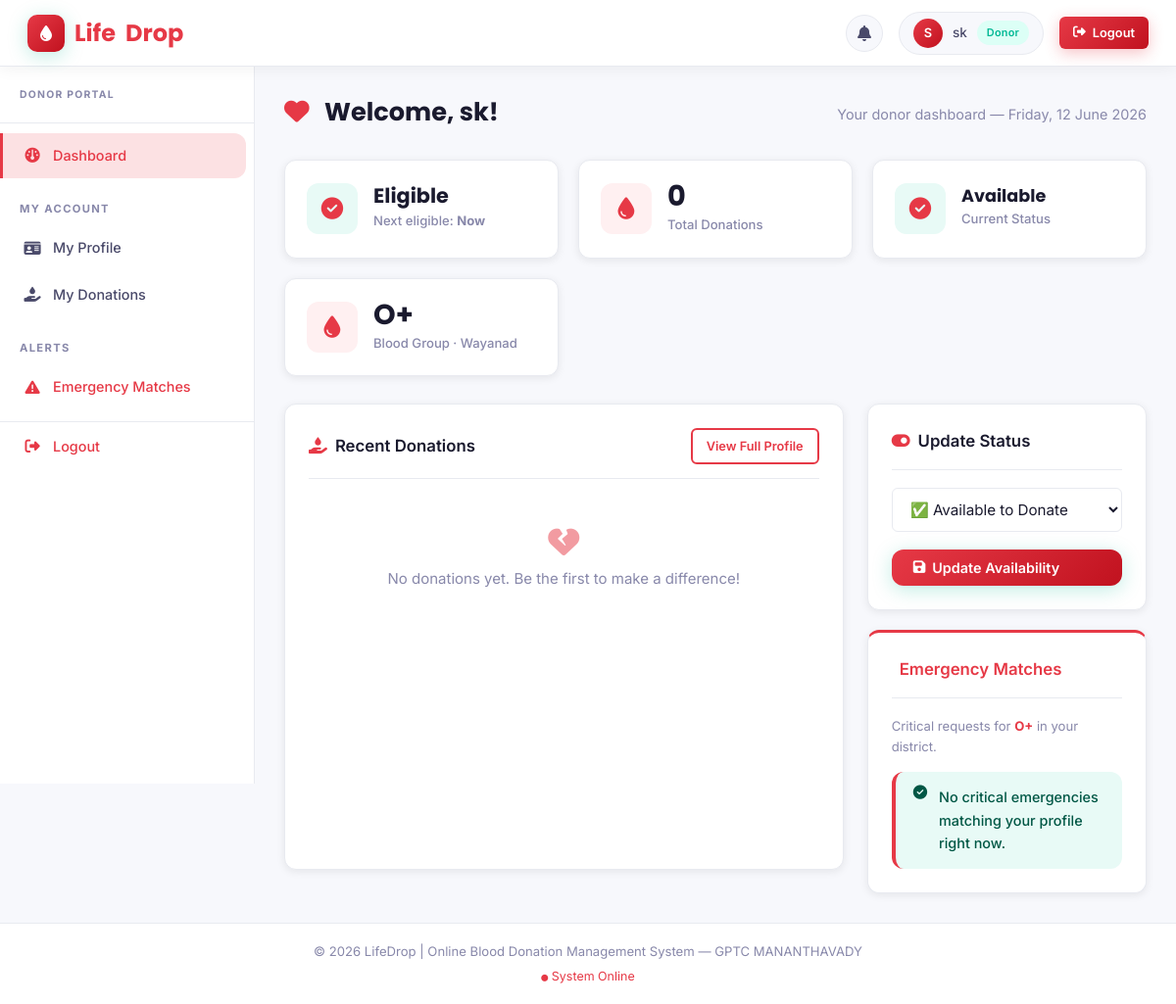
The page /donor/dashboard.php (signed in) on the database its author committed.
### tables this page shows
CREATE TABLE `donor` (
  `Donor_ID` int(11) NOT NULL,
  `Name` varchar(100) NOT NULL,
  `Age` int(11) DEFAULT NULL,
  `Gender` enum('Male','Female','Other') DEFAULT NULL,
  `Blood_Group` varchar(5) NOT NULL,
  `Phone` varchar(20) DEFAULT NULL,
  `Email` varchar(100) NOT NULL,
  `District` varchar(50) DEFAULT NULL,
  `Availability_Status` enum('Available','Unavailable') DEFAULT 'Available',
  `Last_Donation_Date` date DEFAULT NULL,
  `Password` varchar(255) NOT NULL,
  `Status` enum('Pending','Approved','Rejected') DEFAULT 'Pending',
  `Created_At` timestamp NOT NULL DEFAULT current_timestamp()
);

### donor/dashboard.php (the view, shortened to what this page needs)
<?php
require_once dirname(__DIR__) . '/includes/header.php';
$donor_id = $_SESSION['user_id'];
try {
    $stmt = $pdo->prepare("SELECT * FROM DONOR WHERE Donor_ID = ?");
    $stmt->execute([$donor_id]);
    $donor = $stmt->fetch(PDO::FETCH_ASSOC);
    $hist_stmt = $pdo->prepare("SELECT d.Donation_ID, d.Donation_Date, d.Donation_Status, h.Hospital_Name
                                 FROM DONATION d
                                 LEFT JOIN HOSPITAL h ON d.Hospital_ID = h.Hospital_ID
                                 WHERE d.Donor_ID = ?
                                 ORDER BY d.Donation_Date DESC LIMIT 5");
    $hist_stmt->execute([$donor_id]);
    $history = $hist_stmt->fetchAll(PDO::FETCH_ASSOC);
    $emerg_stmt = $pdo->prepare("SELECT * FROM BLOOD_REQUEST
                                 WHERE Blood_Group = ? AND District = ? AND Emergency_Status = 'Critical' AND Status = 'Pending'
                                 ORDER BY Request_Date DESC LIMIT 3");
    $emerg_stmt->execute([$donor['Blood_Group'], $donor['District']]);
    $emergencies = $emerg_stmt->fetchAll(PDO::FETCH_ASSOC);
} catch (PDOException $e) {
    die("Database Error: A system error occurred. Please try again later.");
}
$eligible_to_donate = true;
$next_eligible_date = "Now";
?>
<div class="page-header">
    <h2>
        <i class="fa-solid fa-heart" style="color:var(--accent-red); margin-right:10px;"></i>
        Welcome, <?php echo htmlspecialchars($donor['Name']); ?>!
    </h2>
    <p>Your donor dashboard — <?php echo date('l, d F Y'); ?></p>
</div>
<div class="dashboard-grid">
    <div class="kpi-card">
        <div class="kpi-icon <?php echo $eligible_to_donate ? 'green' : 'orange'; ?>">
            <i class="fa-solid fa-<?php echo $eligible_to_donate ? 'check-circle' : 'clock'; ?>"></i>
        </div>
        <div class="kpi-info">
            <h3 style="font-size:1.3rem;"><?php echo $eligible_to_donate ? 'Eligible' : 'Wait'; ?></h3>
            <p>Next eligible: <strong><?php echo $next_eligible_date; ?></strong></p>
        </div>
    </div>
    <div class="kpi-card">
        <div class="kpi-icon red"><i class="fa-solid fa-droplet"></i></div>
        <div class="kpi-info">
            <h3><?php echo count($history); ?></h3>
            <p>Total Donations</p>
        </div>
    </div>
    <div class="kpi-card">
        <div class="kpi-icon <?php echo $donor['Availability_Status'] === 'Available' ? 'green' : 'orange'; ?>">
            <i
                class="fa-solid fa-<?php echo $donor['Availability_Status'] === 'Available' ? 'circle-check' : 'pause-circle'; ?>"></i>
        </div>
        <div class="kpi-info">
            <h3 style="font-size:1.1rem;"><?php echo htmlspecialchars($donor['Availability_Status']); ?></h3>
            <p>Current Status</p>
        </div>
    </div>
    <div class="kpi-card">
        <div class="kpi-icon red"><i class="fa-solid fa-tint"></i></div>
        <div class="kpi-info">
            <h3><?php echo htmlspecialchars($donor['Blood_Group']); ?></h3>
            <p>Blood Group · <?php echo htmlspecialchars($donor['District']); ?></p>
        </div>
    </div>
</div>
<div style="display:grid; grid-template-columns:2fr 1fr; gap:24px;">
    <div class="card">
        <div class="card-header">
            <span class="card-title"><i class="fa-solid fa-hand-holding-droplet"
                    style="color:var(--accent-red);margin-right:8px;"></i>Recent Donations</span>
            <a href="profile.php" class="btn btn-outline btn-sm">View Full Profile</a>
        </div>
        <?php if (count($history) > 0): ?>
            <div class="table-responsive">
                <table class="table">
                    <thead>
                        <tr>
                            <th>Date</th>
                            <th>Hospital</th>
                            <th>Status</th>
                        </tr>
                    </thead>
                    <tbody>
                        <?php foreach ($history as $record): ?>
                            <tr>
                                <td><?php echo date('M d, Y', strtotime($record['Donation_Date'])); ?></td>
                                <td><?php echo htmlspecialchars($record['Hospital_Name'] ?: 'System Record'); ?></td>
                                <td>
                                    <?php
                                    $s = $record['Donation_Status'];
                                    $cls = $s === 'Completed' ? 'badge-success' : ($s === 'Scheduled' ? 'badge-pending' : 'badge-info');
                                    echo "<span class='badge $cls'>$s</span>";
                                    ?>
                                </td>
                            </tr>
                        <?php endforeach; ?>
                    </tbody>
                </table>
            </div>
        <?php else: ?>
            <div style="text-align:center; padding:30px; color:var(--text-muted);">
                <i class="fa-solid fa-heart-crack"
                    style="font-size:2rem; color:var(--accent-red); margin-bottom:10px; display:block; opacity:0.5;"></i>
                No donations yet. Be the first to make a difference!
            </div>
        <?php endif; ?>
    </div>
    <div style="display:flex; flex-direction:column; gap:20px;">
        <div class="card" style="margin-bottom:0;">
            <div class="card-header">
                <span class="card-title"><i class="fa-solid fa-toggle-on"
                        style="color:var(--primary);margin-right:8px;"></i>Update Status</span>
            </div>
            <form method="POST">
                <div class="form-group">
                    <select name="availability_status" class="form-control">
                        <option value="Available" <?php echo $donor['Availability_Status'] === 'Available' ? 'selected' : ''; ?>>✅ Available to Donate</option>
                    </select>
                </div>
                <button type="submit" name="toggle_availability" class="btn btn-primary" style="width:100%;">
                    <i class="fa-solid fa-save"></i> Update Availability
                </button>
            </form>
        </div>
        <div class="card" style="margin-bottom:0; border-top:3px solid var(--accent-red);">
            <div class="card-header">
                <span class="card-title" style="color:var(--accent-red);">
                    <i class="fa-solid fa-siren-on" style="margin-right:8px;"></i>Emergency Matches
                </span>
            </div>
            <p style="font-size:0.82rem; color:var(--text-muted); margin-bottom:14px;">
                Critical requests for <strong
                    style="color:var(--accent-red);"><?php echo $donor['Blood_Group']; ?></strong> in your district.
            </p>
            <?php if (count($emergencies) > 0): ?>
                <?php foreach ($emergencies as $em): ?>
                    <div
                        style="padding:12px; background:var(--accent-red-light); border-radius:var(--radius-sm); margin-bottom:10px; border-left:3px solid var(--accent-red);">
                        <strong style="color:var(--accent-red); font-size:0.88rem;">🩸 <?php echo $em['Quantity']; ?> unit(s)
                            needed urgently</strong><br>
                        <span style="font-size:0.8rem; color:var(--text-muted);">
                            📍 <?php echo htmlspecialchars($em['District']); ?> &nbsp;·&nbsp;
                            <?php echo date('M d, g:i a', strtotime($em['Request_Date'])); ?>
                        </span>
                    </div>
                <?php endforeach; ?>
            <?php else: ?>
                <div class="alert alert-success" style="margin:0;">
                    <i class="fa-solid fa-circle-check"></i> No critical emergencies matching your profile right now.
                </div>
            <?php endif; ?>
        </div>
    </div>
</div>
<?php require_once dirname(__DIR__) . '/includes/footer.php'; ?>

### assets/css/style.css (style rules this page uses)
:root { --primary: #e63946; --primary-dark: #c1121f; --primary-light: #fff0f1; --primary-glow: rgba(230, 57, 70, 0.15); --accent-red: #e63946; --accent-red-dark: #c1121f; --accent-red-light: #fff0f1; --text-dark: #1a1a2e; --text-body: #4a4a6a; --text-muted: #8888aa; --bg-page: #f7f8fc; --bg-card: #ffffff; --border: #e8eaf0; --success: #00b894; --warning: #f39c12; --danger: #e63946; --info: #0984e3; --shadow-xs: 0 1px 3px rgba(0, 0, 0, 0.06); --shadow-sm: 0 2px 8px rgba(0, 0, 0, 0.08); --shadow-md: 0 4px 20px rgba(0, 0, 0, 0.10); --shadow-lg: 0 8px 40px rgba(0, 0, 0, 0.12); --shadow-primary: 0 4px 20px rgba(0, 184, 148, 0.25); --sidebar-w: 260px; --topbar-h: 68px; --radius-sm: 6px; --radius-md: 12px; --radius-lg: 20px; --radius-xl: 30px; --transition: all 0.25s cubic-bezier(0.4, 0, 0.2, 1); }
*, *::before, *::after { margin: 0; padding: 0; box-sizing: border-box; }
html { scroll-behavior: smooth; }
body { font-family: 'Inter', 'Segoe UI', sans-serif; background-color: var(--bg-page); color: var(--text-body); line-height: 1.65; font-size: 15px; }
h1, h2, h3, h4, h5 { font-family: 'Poppins', sans-serif; color: var(--text-dark); line-height: 1.3; }
a { color: var(--primary); text-decoration: none; transition: var(--transition); }
.btn { display: inline-flex; align-items: center; gap: 7px; padding: 10px 22px; font-family: 'Inter', sans-serif; font-size: 0.9rem; font-weight: 600; border: none; border-radius: var(--radius-md); cursor: pointer; text-decoration: none; transition: var(--transition); white-space: nowrap; }
.btn-primary { background: linear-gradient(135deg, var(--primary), var(--primary-dark)); color: white; box-shadow: var(--shadow-primary); }
.btn-outline { background: transparent; color: var(--primary); border: 2px solid var(--primary); }
.btn-sm { padding: 6px 14px; font-size: 0.8rem; border-radius: var(--radius-sm); }
.card { background: var(--bg-card); border-radius: var(--radius-md); border: 1px solid var(--border); padding: 24px; margin-bottom: 24px; box-shadow: var(--shadow-sm); transition: var(--transition); }
.card-header { display: flex; align-items: center; justify-content: space-between; border-bottom: 1px solid var(--border); padding-bottom: 14px; margin-bottom: 18px; }
.card-title { font-size: 1.05rem; font-weight: 600; color: var(--text-dark); }
.dashboard-grid { display: grid; grid-template-columns: repeat(auto-fit, minmax(220px, 1fr)); gap: 20px; margin-bottom: 28px; }
.kpi-card { background: var(--bg-card); border-radius: var(--radius-md); padding: 22px; box-shadow: var(--shadow-sm); border: 1px solid var(--border); display: flex; align-items: center; gap: 16px; transition: var(--transition); position: relative; overflow: hidden; }
.kpi-card::before { content: ''; position: absolute; top: 0; right: 0; width: 80px; height: 80px; border-radius: 50%; opacity: 0.07; transform: translate(20px, -20px); }
.kpi-icon { width: 52px; height: 52px; border-radius: var(--radius-md); display: flex; align-items: center; justify-content: center; font-size: 1.4rem; flex-shrink: 0; }
.kpi-icon.green { background: #e8faf6; color: var(--primary); }
.kpi-icon.red { background: #fff0f1; color: var(--accent-red); }
.kpi-info h3 { font-size: 1.8rem; font-weight: 700; color: var(--text-dark); margin: 0; line-height: 1; }
.kpi-info p { font-size: 0.82rem; color: var(--text-muted); margin-top: 4px; font-weight: 500; }
.form-group { margin-bottom: 18px; }
.form-control { width: 100%; padding: 11px 14px; border: 1.5px solid var(--border); border-radius: var(--radius-sm); font-size: 0.95rem; font-family: 'Inter', sans-serif; color: var(--text-dark); background: #fff; transition: var(--transition); outline: none; }
.form-control::placeholder { color: var(--text-muted); }
select.form-control { cursor: pointer; }
.alert { display: flex; align-items: flex-start; gap: 12px; padding: 14px 18px; border-radius: var(--radius-md); margin-bottom: 18px; font-size: 0.9rem; font-weight: 500; }
.alert-success { background: #e8faf6; color: #005745; border-left: 4px solid var(--primary); }
.page-header { margin-bottom: 28px; display: flex; align-items: center; justify-content: space-between; flex-wrap: wrap; gap: 12px; }
.page-header h2 { font-size: 1.6rem; font-weight: 700; color: var(--text-dark); margin-bottom: 4px; }
.page-header p { color: var(--text-muted); font-size: 0.9rem; }

### rows shown on the page
donor: Name "sk", Availability_Status "Available", Blood_Group "O+", District "Wayanad", availability_status "✅ Available to Donate"

### other values the page prints
substr($_SESSION['user_name'] ?? $_SESSION['role'], 0, 1) "S"
$_SESSION['user_name'] "sk"
$_SESSION['role'] "Donor"
$next_eligible_date "Now"
count($history) "0"
